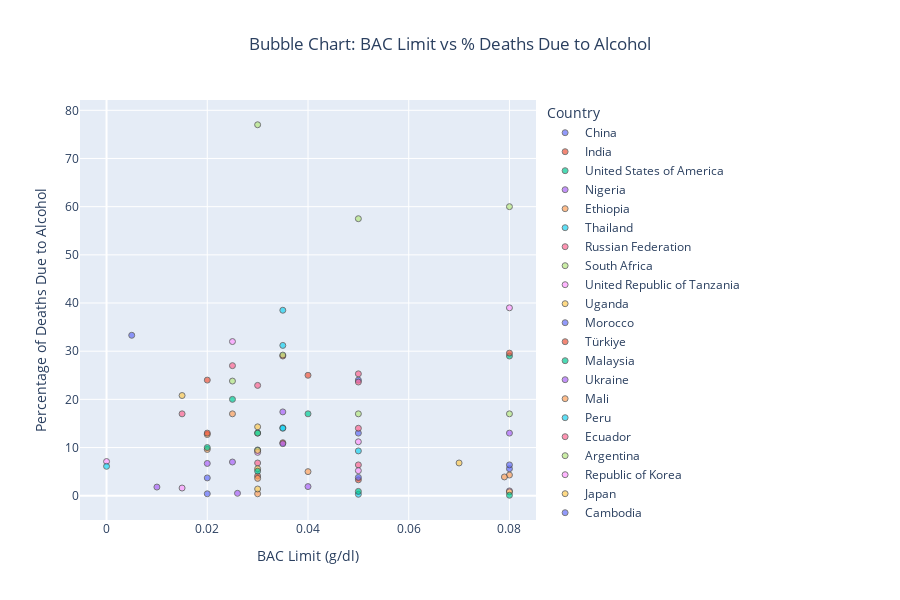
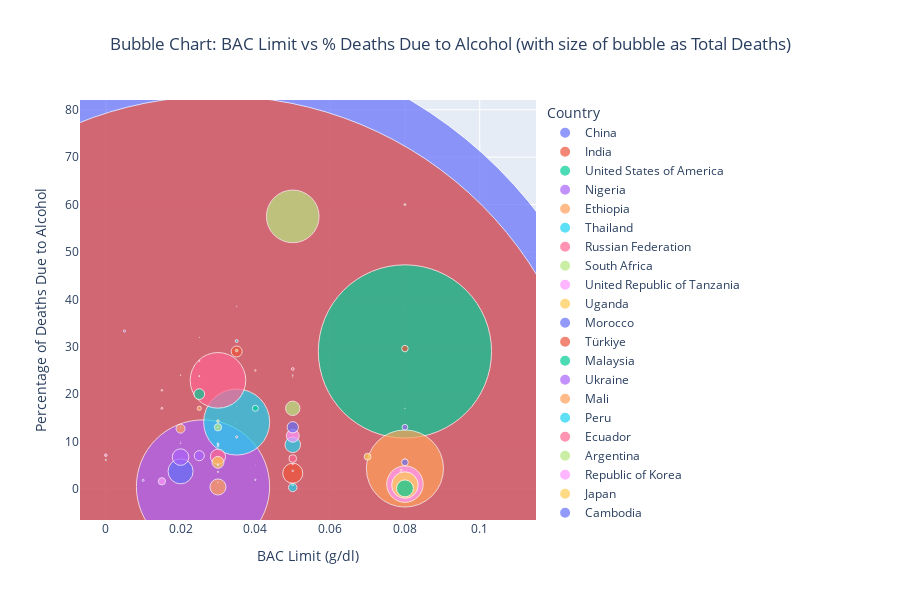

The cell these charts' notebook holds for them, in order:
### Code cell
# Bubble chart:
#X-axis: BAC limit (lower = stricter)
#Y-axis: % of deaths due to alcohol
#Size: total traffic deaths
#Color: Country

import plotly.express as px
import plotly.graph_objects as go
import pandas as pd
import numpy as np
import plotly.io as pio

# Using % deaths due to alcohol from the previous dfap dataframe
# Using size of total traffic deaths from the dfe dataframe

# Using BAC limit from the df dataframe
# Filter the dataset for relevant types
dfbac = df[df['Type'].isin(['Blood Alcohol Concentration (BAC) limit for drivers'])]
# The data is in the form: - if there is no limit
# Of the form <0.05 g/dl if there is a limit (< can also be <=)
# There is no < or <= if limit is 0 g/dl
# Some are of the form: 0.00 - 0.08 g/dl

# We will use the upper limit for the BAC limit

def extract_value(value):
    if value == '-':
        value = np.nan
    elif '=' in value:
        value = value.split('=')[1].strip()
        value = value.replace('g/dl', '').replace(' ', '').replace(',', '')
    elif '<' in value:
        value = value.split('<')[1].strip()
        value = value.replace('g/dl', '').replace(' ', '').replace(',', '')
    elif '-' in value:
        value = value.split('-')[1].strip()
        value = value.replace('g/dl', '').replace(' ', '').replace(',', '')
    else:
        value = value.split(' ')[0].strip()
        value = value.replace('g/dl', '').replace(' ', '').replace(',', '')
    
    return float(value)

# Apply the function to the 'Blood Alcohol Concentration (BAC) limit for drivers' values
dfbac['Value'] = dfbac['Value'].apply(extract_value)
# Drop nan
dfbac.dropna(subset=['Value'], inplace=True)

# reset index
dfbac.reset_index(drop=True, inplace=True)
display(dfbac.head())

# Create a pivot table to get the values for each country/region
pivot_table_bac = dfbac.pivot_table(index=['Country_Code', 'Country_Name'], columns='Type', values='Value', aggfunc='mean').reset_index()
display(pivot_table_bac.head())  # Display the first few rows of the pivot table

# Merge the dataframes to get the BAC limit, % deaths due to alcohol and total traffic deaths in one dataframe
# Merge the dataframes on Country_Code and Country_Name

merged_df = pd.merge(pivot_table_ap, pivot_table_bac, on=['Country_Code', 'Country_Name'], how='inner')
merged_df = pd.merge(merged_df, pivot_table_e, on=['Country_Code', 'Country_Name'], how='inner')
display(merged_df.head())  # Display the first few rows of the merged dataframe

# Make the bubble chart using plotly express

# scale the size of the bubbles to be more manageable
merged_df['Scaled Deaths'] = merged_df['Estimated number of road traffic deaths'] / 1000

# Sort so that large bubbles go behind
merged_df = merged_df.sort_values('Scaled Deaths', ascending=False)
fig1 = px.scatter(
    merged_df,
    x='Blood Alcohol Concentration (BAC) limit for drivers',
    y='Attribution of road traffic deaths to alcohol (%)',
    #size='Scaled Deaths',  # scaled size
    color='Country_Name',  # each country gets a unique color
    hover_name='Country_Name',
    title='Bubble Chart: BAC Limit vs % Deaths Due to Alcohol',
    labels={
        'Blood Alcohol Concentration (BAC) limit for drivers': 'BAC Limit (g/dl)',
        'Attribution of road traffic deaths to alcohol (%)': 'Percentage of Deaths Due to Alcohol'
    },
    size_max=30,  # reduce max size
    height=600,
)

fig1.update_traces(marker=dict(sizemode='diameter', opacity=0.7, line_width=1))
fig1.update_layout(
    title_x=0.5,
    legend_title_text='Country',
    showlegend=True  # set True if you want a clickable color legend
)

fig1.show()

fig = px.scatter(
    merged_df,
    x='Blood Alcohol Concentration (BAC) limit for drivers',
    y='Attribution of road traffic deaths to alcohol (%)',
    size='Scaled Deaths',  # scaled size
    color='Country_Name',  # each country gets a unique color
    hover_name='Country_Name',
    title='Bubble Chart: BAC Limit vs % Deaths Due to Alcohol (with size of bubble as Total Deaths)',
    labels={
        'Blood Alcohol Concentration (BAC) limit for drivers': 'BAC Limit (g/dl)',
        'Attribution of road traffic deaths to alcohol (%)': 'Percentage of Deaths Due to Alcohol'
    },
    size_max=30,  # reduce max size
    height=600,
)

fig.update_traces(marker=dict(sizemode='diameter', opacity=0.7, line_width=1))
fig.update_layout(
    title_x=0.5,
    legend_title_text='Country',
    showlegend=True  # set True if you want a clickable color legend
)

fig.show()
